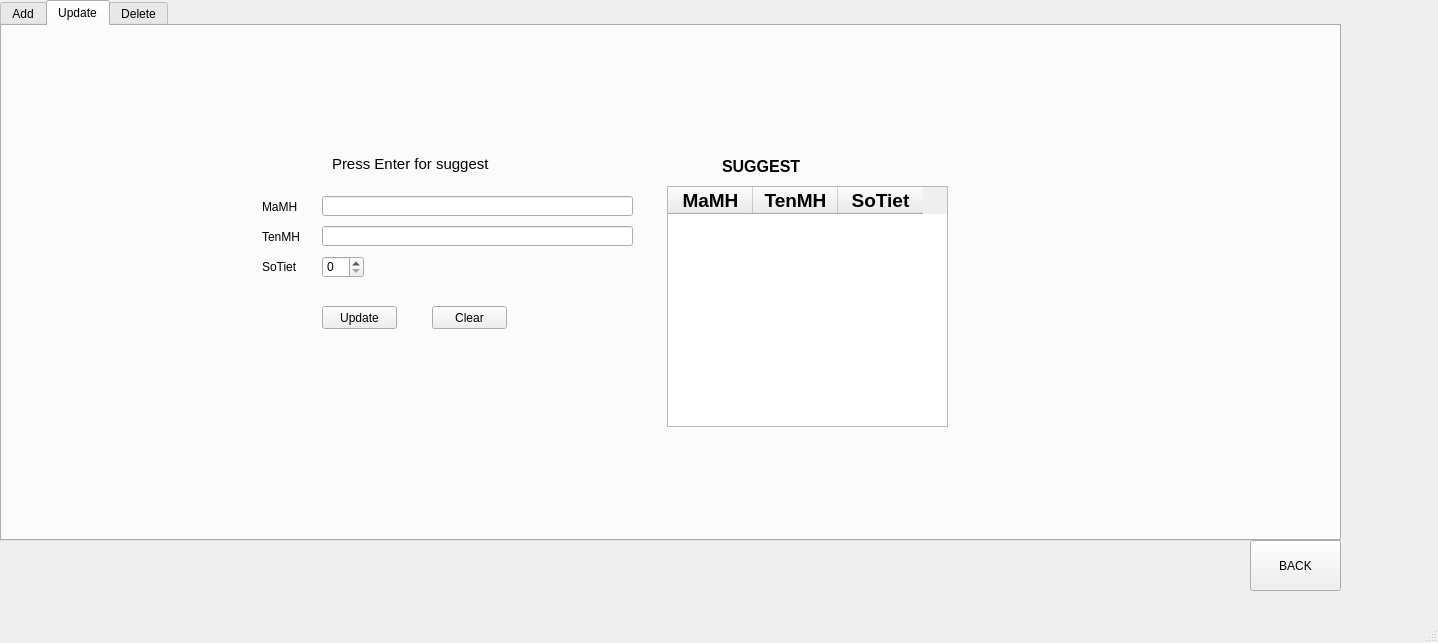
<?xml version="1.0" encoding="UTF-8"?>
<ui version="4.0">
 <class>MainWindow</class>
 <widget class="QMainWindow" name="MainWindow">
  <property name="geometry">
   <rect>
    <x>0</x>
    <y>0</y>
    <width>1438</width>
    <height>643</height>
   </rect>
  </property>
  <property name="windowTitle">
   <string>MainWindow</string>
  </property>
  <widget class="QWidget" name="centralwidget">
   <widget class="QTabWidget" name="tab">
    <property name="enabled">
     <bool>true</bool>
    </property>
    <property name="geometry">
     <rect>
      <x>0</x>
      <y>0</y>
      <width>1341</width>
      <height>541</height>
     </rect>
    </property>
    <property name="sizePolicy">
     <sizepolicy hsizetype="Maximum" vsizetype="Maximum">
      <horstretch>0</horstretch>
      <verstretch>0</verstretch>
     </sizepolicy>
    </property>
    <property name="minimumSize">
     <size>
      <width>20</width>
      <height>20</height>
     </size>
    </property>
    <property name="baseSize">
     <size>
      <width>1000</width>
      <height>1000</height>
     </size>
    </property>
    <property name="tabPosition">
     <enum>QTabWidget::North</enum>
    </property>
    <property name="tabShape">
     <enum>QTabWidget::Rounded</enum>
    </property>
    <property name="currentIndex">
     <number>1</number>
    </property>
    <widget class="QWidget" name="Add">
     <attribute name="title">
      <string>Add</string>
     </attribute>
     <widget class="QLineEdit" name="QLineAMaMH">
      <property name="geometry">
       <rect>
        <x>220</x>
        <y>160</y>
        <width>311</width>
        <height>20</height>
       </rect>
      </property>
     </widget>
     <widget class="QLineEdit" name="QLineATenMH">
      <property name="geometry">
       <rect>
        <x>220</x>
        <y>190</y>
        <width>311</width>
        <height>20</height>
       </rect>
      </property>
     </widget>
     <widget class="QPushButton" name="QButtonAAdd">
      <property name="geometry">
       <rect>
        <x>220</x>
        <y>310</y>
        <width>75</width>
        <height>23</height>
       </rect>
      </property>
      <property name="text">
       <string>Add</string>
      </property>
     </widget>
     <widget class="QPushButton" name="QButtonAClear">
      <property name="geometry">
       <rect>
        <x>390</x>
        <y>310</y>
        <width>75</width>
        <height>23</height>
       </rect>
      </property>
      <property name="text">
       <string>Clear</string>
      </property>
     </widget>
     <widget class="QSpinBox" name="QBoxASoTiet">
      <property name="geometry">
       <rect>
        <x>220</x>
        <y>240</y>
        <width>42</width>
        <height>22</height>
       </rect>
      </property>
     </widget>
     <widget class="QLabel" name="label_5">
      <property name="geometry">
       <rect>
        <x>150</x>
        <y>160</y>
        <width>47</width>
        <height>16</height>
       </rect>
      </property>
      <property name="text">
       <string>MaMH</string>
      </property>
     </widget>
     <widget class="QLabel" name="label_7">
      <property name="geometry">
       <rect>
        <x>150</x>
        <y>190</y>
        <width>47</width>
        <height>16</height>
       </rect>
      </property>
      <property name="text">
       <string>TenMH</string>
      </property>
     </widget>
     <widget class="QLabel" name="label_8">
      <property name="geometry">
       <rect>
        <x>146</x>
        <y>240</y>
        <width>51</width>
        <height>20</height>
       </rect>
      </property>
      <property name="text">
       <string>SoTiet</string>
      </property>
     </widget>
     <widget class="QLabel" name="label_9">
      <property name="geometry">
       <rect>
        <x>240</x>
        <y>60</y>
        <width>231</width>
        <height>51</height>
       </rect>
      </property>
      <property name="font">
       <font>
        <pointsize>20</pointsize>
        <weight>75</weight>
        <bold>true</bold>
       </font>
      </property>
      <property name="text">
       <string>THEM MON HOC</string>
      </property>
     </widget>
    </widget>
    <widget class="QWidget" name="Update">
     <attribute name="title">
      <string>Update</string>
     </attribute>
     <widget class="QPushButton" name="QButtonUUpdate">
      <property name="geometry">
       <rect>
        <x>320</x>
        <y>280</y>
        <width>75</width>
        <height>23</height>
       </rect>
      </property>
      <property name="text">
       <string>Update</string>
      </property>
     </widget>
     <widget class="QPushButton" name="QButtonUClear">
      <property name="geometry">
       <rect>
        <x>430</x>
        <y>280</y>
        <width>75</width>
        <height>23</height>
       </rect>
      </property>
      <property name="text">
       <string>Clear</string>
      </property>
     </widget>
     <widget class="QTableWidget" name="QTableUpdate">
      <property name="enabled">
       <bool>true</bool>
      </property>
      <property name="geometry">
       <rect>
        <x>665</x>
        <y>160</y>
        <width>281</width>
        <height>241</height>
       </rect>
      </property>
      <property name="minimumSize">
       <size>
        <width>10</width>
        <height>20</height>
       </size>
      </property>
      <property name="layoutDirection">
       <enum>Qt::LeftToRight</enum>
      </property>
      <property name="autoScrollMargin">
       <number>16</number>
      </property>
      <property name="editTriggers">
       <set>QAbstractItemView::AnyKeyPressed|QAbstractItemView::CurrentChanged|QAbstractItemView::DoubleClicked|QAbstractItemView::EditKeyPressed</set>
      </property>
      <property name="dragEnabled">
       <bool>true</bool>
      </property>
      <property name="dragDropOverwriteMode">
       <bool>false</bool>
      </property>
      <property name="dragDropMode">
       <enum>QAbstractItemView::DragOnly</enum>
      </property>
      <property name="verticalScrollMode">
       <enum>QAbstractItemView::ScrollPerPixel</enum>
      </property>
      <property name="horizontalScrollMode">
       <enum>QAbstractItemView::ScrollPerPixel</enum>
      </property>
      <property name="gridStyle">
       <enum>Qt::CustomDashLine</enum>
      </property>
      <attribute name="horizontalHeaderDefaultSectionSize">
       <number>85</number>
      </attribute>
      <attribute name="horizontalHeaderMinimumSectionSize">
       <number>24</number>
      </attribute>
      <attribute name="verticalHeaderDefaultSectionSize">
       <number>1</number>
      </attribute>
      <column>
       <property name="text">
        <string>MaMH</string>
       </property>
       <property name="font">
        <font>
         <pointsize>14</pointsize>
         <weight>75</weight>
         <bold>true</bold>
        </font>
       </property>
      </column>
      <column>
       <property name="text">
        <string>TenMH</string>
       </property>
       <property name="font">
        <font>
         <pointsize>14</pointsize>
         <weight>75</weight>
         <bold>true</bold>
        </font>
       </property>
      </column>
      <column>
       <property name="text">
        <string>SoTiet</string>
       </property>
       <property name="font">
        <font>
         <pointsize>14</pointsize>
         <weight>75</weight>
         <bold>true</bold>
        </font>
       </property>
      </column>
     </widget>
     <widget class="QLabel" name="label">
      <property name="geometry">
       <rect>
        <x>720</x>
        <y>130</y>
        <width>161</width>
        <height>20</height>
       </rect>
      </property>
      <property name="font">
       <font>
        <pointsize>12</pointsize>
        <weight>75</weight>
        <bold>true</bold>
       </font>
      </property>
      <property name="layoutDirection">
       <enum>Qt::LeftToRight</enum>
      </property>
      <property name="text">
       <string>SUGGEST</string>
      </property>
     </widget>
     <widget class="QLabel" name="label_2">
      <property name="geometry">
       <rect>
        <x>330</x>
        <y>130</y>
        <width>281</width>
        <height>16</height>
       </rect>
      </property>
      <property name="font">
       <font>
        <pointsize>11</pointsize>
       </font>
      </property>
      <property name="text">
       <string>Press Enter for suggest</string>
      </property>
     </widget>
     <widget class="QLineEdit" name="QLineUMaMH">
      <property name="geometry">
       <rect>
        <x>320</x>
        <y>170</y>
        <width>311</width>
        <height>20</height>
       </rect>
      </property>
     </widget>
     <widget class="QLineEdit" name="QLineUTenMH">
      <property name="geometry">
       <rect>
        <x>320</x>
        <y>200</y>
        <width>311</width>
        <height>20</height>
       </rect>
      </property>
     </widget>
     <widget class="QLabel" name="label_18">
      <property name="geometry">
       <rect>
        <x>260</x>
        <y>170</y>
        <width>47</width>
        <height>21</height>
       </rect>
      </property>
      <property name="text">
       <string>MaMH</string>
      </property>
     </widget>
     <widget class="QLabel" name="label_19">
      <property name="geometry">
       <rect>
        <x>260</x>
        <y>200</y>
        <width>47</width>
        <height>21</height>
       </rect>
      </property>
      <property name="text">
       <string>TenMH</string>
      </property>
     </widget>
     <widget class="QLabel" name="label_20">
      <property name="geometry">
       <rect>
        <x>260</x>
        <y>230</y>
        <width>47</width>
        <height>21</height>
       </rect>
      </property>
      <property name="text">
       <string>SoTiet</string>
      </property>
     </widget>
     <widget class="QSpinBox" name="QBoxUSoTiet">
      <property name="geometry">
       <rect>
        <x>320</x>
        <y>230</y>
        <width>42</width>
        <height>22</height>
       </rect>
      </property>
     </widget>
    </widget>
    <widget class="QWidget" name="Delete">
     <attribute name="title">
      <string>Delete</string>
     </attribute>
     <widget class="QPushButton" name="QButtonDClear">
      <property name="geometry">
       <rect>
        <x>930</x>
        <y>90</y>
        <width>75</width>
        <height>23</height>
       </rect>
      </property>
      <property name="text">
       <string>Clear</string>
      </property>
     </widget>
     <widget class="QPushButton" name="QButtonDDelete">
      <property name="geometry">
       <rect>
        <x>840</x>
        <y>90</y>
        <width>75</width>
        <height>23</height>
       </rect>
      </property>
      <property name="text">
       <string>Delete</string>
      </property>
     </widget>
     <widget class="QLabel" name="label_4">
      <property name="geometry">
       <rect>
        <x>530</x>
        <y>50</y>
        <width>281</width>
        <height>31</height>
       </rect>
      </property>
      <property name="font">
       <font>
        <pointsize>14</pointsize>
        <weight>75</weight>
        <bold>true</bold>
       </font>
      </property>
      <property name="text">
       <string>Press Enter for suggest</string>
      </property>
     </widget>
     <widget class="QTableWidget" name="QTableDelete">
      <property name="enabled">
       <bool>true</bool>
      </property>
      <property name="geometry">
       <rect>
        <x>470</x>
        <y>120</y>
        <width>331</width>
        <height>351</height>
       </rect>
      </property>
      <property name="minimumSize">
       <size>
        <width>10</width>
        <height>20</height>
       </size>
      </property>
      <property name="font">
       <font>
        <weight>75</weight>
        <bold>true</bold>
        <stylestrategy>PreferAntialias</stylestrategy>
       </font>
      </property>
      <property name="layoutDirection">
       <enum>Qt::LeftToRight</enum>
      </property>
      <property name="autoScrollMargin">
       <number>16</number>
      </property>
      <attribute name="horizontalHeaderDefaultSectionSize">
       <number>101</number>
      </attribute>
      <attribute name="horizontalHeaderMinimumSectionSize">
       <number>24</number>
      </attribute>
      <attribute name="verticalHeaderDefaultSectionSize">
       <number>1</number>
      </attribute>
      <column>
       <property name="text">
        <string>MaMH</string>
       </property>
       <property name="font">
        <font>
         <pointsize>14</pointsize>
         <weight>75</weight>
         <bold>true</bold>
        </font>
       </property>
      </column>
      <column>
       <property name="text">
        <string>TenMH</string>
       </property>
       <property name="font">
        <font>
         <pointsize>14</pointsize>
         <weight>75</weight>
         <bold>true</bold>
        </font>
       </property>
      </column>
      <column>
       <property name="text">
        <string>SoTiet</string>
       </property>
       <property name="font">
        <font>
         <pointsize>14</pointsize>
         <weight>75</weight>
         <bold>true</bold>
        </font>
       </property>
      </column>
     </widget>
     <widget class="QLabel" name="label_3">
      <property name="geometry">
       <rect>
        <x>606</x>
        <y>90</y>
        <width>71</width>
        <height>21</height>
       </rect>
      </property>
      <property name="text">
       <string>TEN MON HOC</string>
      </property>
     </widget>
     <widget class="QLabel" name="label_6">
      <property name="geometry">
       <rect>
        <x>340</x>
        <y>90</y>
        <width>71</width>
        <height>20</height>
       </rect>
      </property>
      <property name="text">
       <string>MA MON HOC</string>
      </property>
     </widget>
     <widget class="QLineEdit" name="QLineDMaMH">
      <property name="geometry">
       <rect>
        <x>420</x>
        <y>90</y>
        <width>161</width>
        <height>20</height>
       </rect>
      </property>
      <property name="placeholderText">
       <string>MA MON HOC</string>
      </property>
     </widget>
     <widget class="QLineEdit" name="QLineDTenMH">
      <property name="geometry">
       <rect>
        <x>680</x>
        <y>90</y>
        <width>151</width>
        <height>20</height>
       </rect>
      </property>
      <property name="dragEnabled">
       <bool>false</bool>
      </property>
      <property name="readOnly">
       <bool>false</bool>
      </property>
      <property name="placeholderText">
       <string>TEN MON HOC</string>
      </property>
      <property name="cursorMoveStyle">
       <enum>Qt::LogicalMoveStyle</enum>
      </property>
     </widget>
     <zorder>QButtonDClear</zorder>
     <zorder>QButtonDDelete</zorder>
     <zorder>label_4</zorder>
     <zorder>label_3</zorder>
     <zorder>label_6</zorder>
     <zorder>QLineDMaMH</zorder>
     <zorder>QLineDTenMH</zorder>
     <zorder>QTableDelete</zorder>
    </widget>
   </widget>
   <widget class="QPushButton" name="QButtonBack">
    <property name="geometry">
     <rect>
      <x>1250</x>
      <y>540</y>
      <width>91</width>
      <height>51</height>
     </rect>
    </property>
    <property name="text">
     <string>BACK</string>
    </property>
   </widget>
  </widget>
  <widget class="QMenuBar" name="menubar">
   <property name="geometry">
    <rect>
     <x>0</x>
     <y>0</y>
     <width>1438</width>
     <height>26</height>
    </rect>
   </property>
  </widget>
  <widget class="QStatusBar" name="statusbar"/>
 </widget>
 <tabstops>
  <tabstop>QButtonUClear</tabstop>
  <tabstop>QTableUpdate</tabstop>
  <tabstop>QLineUMaMH</tabstop>
  <tabstop>QLineUTenMH</tabstop>
  <tabstop>QButtonDClear</tabstop>
  <tabstop>QBoxUSoTiet</tabstop>
  <tabstop>QButtonDDelete</tabstop>
  <tabstop>QTableDelete</tabstop>
  <tabstop>QLineDMaMH</tabstop>
  <tabstop>QLineDTenMH</tabstop>
  <tabstop>QButtonUUpdate</tabstop>
  <tabstop>QLineAMaMH</tabstop>
  <tabstop>QLineATenMH</tabstop>
  <tabstop>QButtonAAdd</tabstop>
  <tabstop>QButtonAClear</tabstop>
  <tabstop>QBoxASoTiet</tabstop>
  <tabstop>tab</tabstop>
 </tabstops>
 <resources/>
 <connections/>
</ui>
